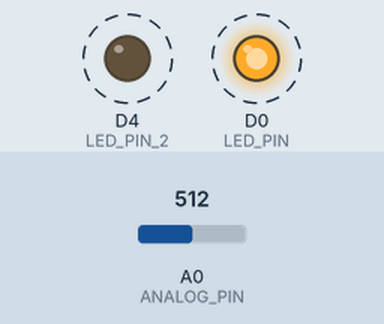
A sketch run on a simulated ESP8266 (NodeMCU). Parts: output pins drawn as LEDs (lit = HIGH). Dashed ring = blinking. Inputs (shaded band) come from the test bench; at power-on: A0 (ANALOG_PIN) = 512. What the sketch prints to the serial monitor is not drawn.

Above: at 0.15 s.
Timing chart, 0 to 3.0 s (numbered marks = the images above):
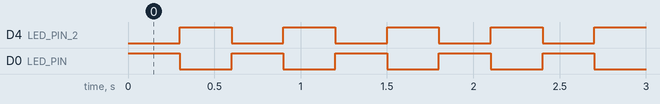

The sketch:

LED_blink.ino
```cpp
/*
  LED Blink (now with Analog Read)

  Turns on the two LEDs on for one second, then off for one second, repeatedly.
  Reads from the analog input pin and prints out to serial at 115200 baud

  Note that HIGH is OFF and LOW is ON
  D0 is closer to the USB port
  D4 is further away from the USB port (right up against the ESP8266 chip)

  Hardware: NodeMCU Amica DevKit Board (ESP8266 chip)

  modified Nov 2016
  by Nancy Ouyang
*/


#define LED_PIN D0
#define LED_PIN_2 D4
#define ANALOG_PIN A0

int sensorValue = 999;

void setup() {
  pinMode(LED_PIN, OUTPUT);
  pinMode(LED_PIN_2, OUTPUT);
  pinMode(ANALOG_PIN, INPUT);

  digitalWrite(LED_PIN, HIGH);
  digitalWrite(LED_PIN_2, HIGH);

  Serial.begin(115200);
}

void loop() {
  digitalWrite(LED_PIN, HIGH);
  digitalWrite(LED_PIN_2, LOW);
  sensorValue = analogRead(ANALOG_PIN);
  Serial.println(sensorValue);

  delay(300);

  digitalWrite(LED_PIN, LOW);
  digitalWrite(LED_PIN_2, HIGH);
  sensorValue = analogRead(ANALOG_PIN);
  Serial.println(sensorValue);

  delay(300);
}
```

Measured:
- by itself, D4 (LED_PIN_2), D0 (LED_PIN): alternates HIGH for 0.30 s and LOW for 0.30 s
